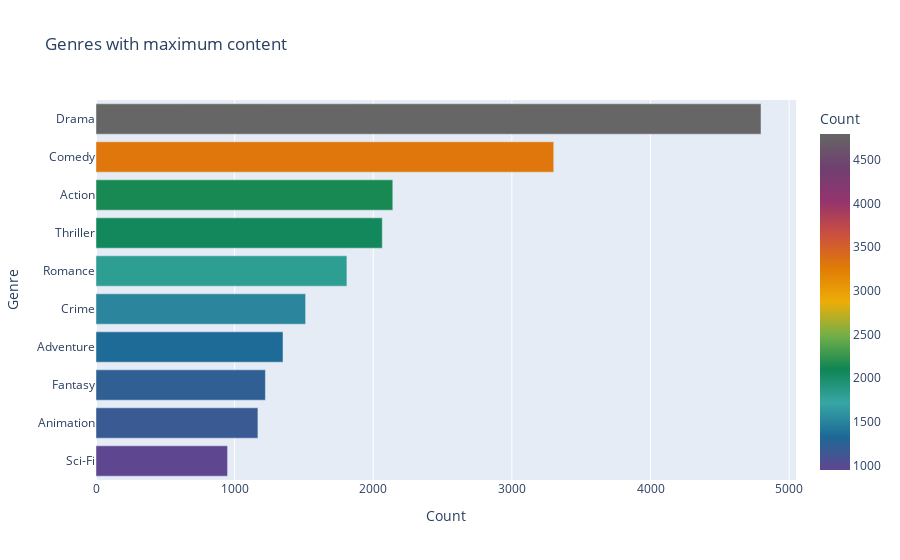

The notebook cell saved with this chart:
### Code cell
# Creating a bar plot using Plotly Express
fig = px.bar(
    pd.DataFrame(top_genres)[:10],  # Selecting the top 10 genres and converting them to a DataFrame
    y='Genre',  # Setting the y-axis as 'Genre'
    x='Count',  # Setting the x-axis as 'Count'
    orientation='h',  # Setting the orientation to horizontal
    title='Genres with maximum content',  # Setting the title of the plot
    color='Count',  # Coloring the bars based on the count of genres
    color_continuous_scale=px.colors.qualitative.Prism  # Setting the color scale
)

# Updating the y-axis to order the genres in ascending total count
fig.update_yaxes(categoryorder='total ascending')

# Displaying the plot
fig.show()

### Figure 1 — Plotly figure (JSON) as saved in the notebook; plotly's stock layout.template omitted (floating-point values rounded to 4 significant figures)
{"data": [{"alignmentgroup": "True", "hovertemplate": "Count=%{marker.color}<br>Genre=%{y}<extra></extra>", "legendgroup": "", "marker": {"color": [4797, 3302, 2141, 2065, 1810, 1512, 1349, 1222, 1168, 949], "coloraxis": "coloraxis", "pattern": {"shape": ""}}, "name": "", "offsetgroup": "", "orientation": "h", "showlegend": false, "textposition": "auto", "type": "bar", "x": [4797, 3302, 2141, 2065, 1810, 1512, 1349, 1222, 1168, 949], "xaxis": "x", "y": ["Drama", "Comedy", "Action", "Thriller", "Romance", "Crime", "Adventure", "Fantasy", "Animation", "Sci-Fi"], "yaxis": "y"}], "layout": {"barmode": "relative", "coloraxis": {"colorbar": {"title": {"text": "Count"}}, "colorscale": [[0, "rgb(95, 70, 144)"], [0.1, "rgb(29, 105, 150)"], [0.2, "rgb(56, 166, 165)"], [0.3, "rgb(15, 133, 84)"], [0.4, "rgb(115, 175, 72)"], [0.5, "rgb(237, 173, 8)"], [0.6, "rgb(225, 124, 5)"], [0.7, "rgb(204, 80, 62)"], [0.8, "rgb(148, 52, 110)"], [0.9, "rgb(111, 64, 112)"], [1, "rgb(102, 102, 102)"]]}, "legend": {"tracegroupgap": 0}, "title": {"text": "Genres with maximum content"}, "xaxis": {"anchor": "y", "domain": [0, 1], "title": {"text": "Count"}}, "yaxis": {"anchor": "x", "categoryorder": "total ascending", "domain": [0, 1], "title": {"text": "Genre"}}}}
